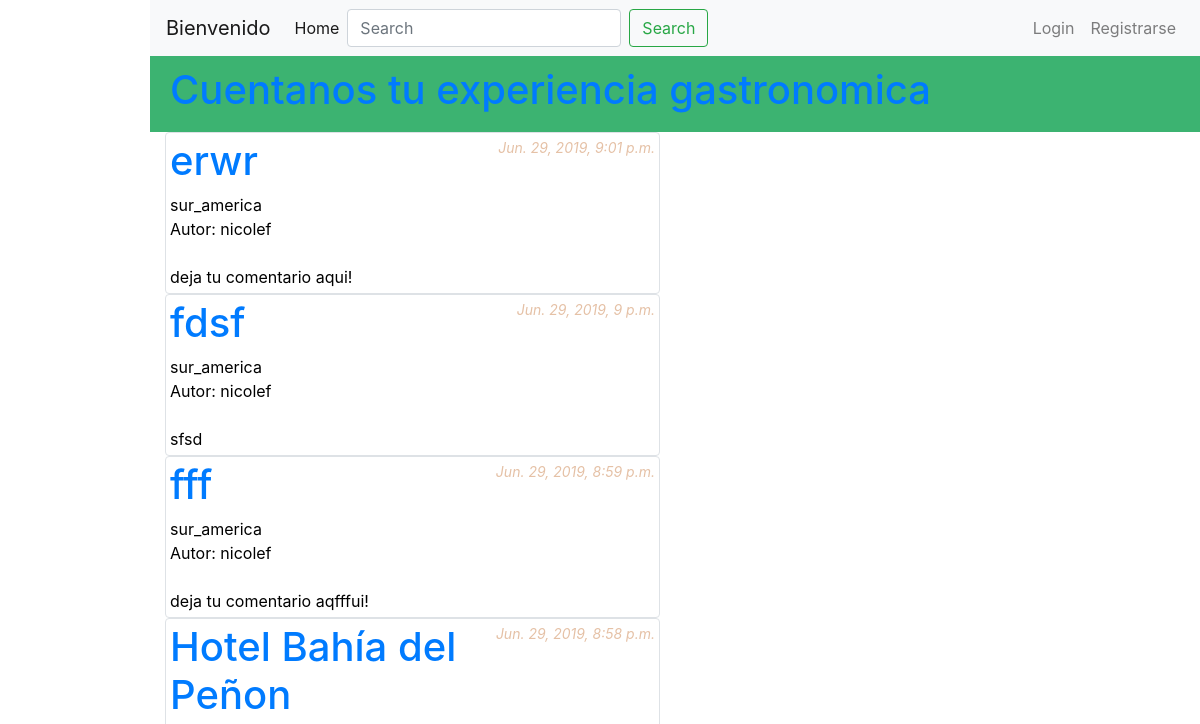
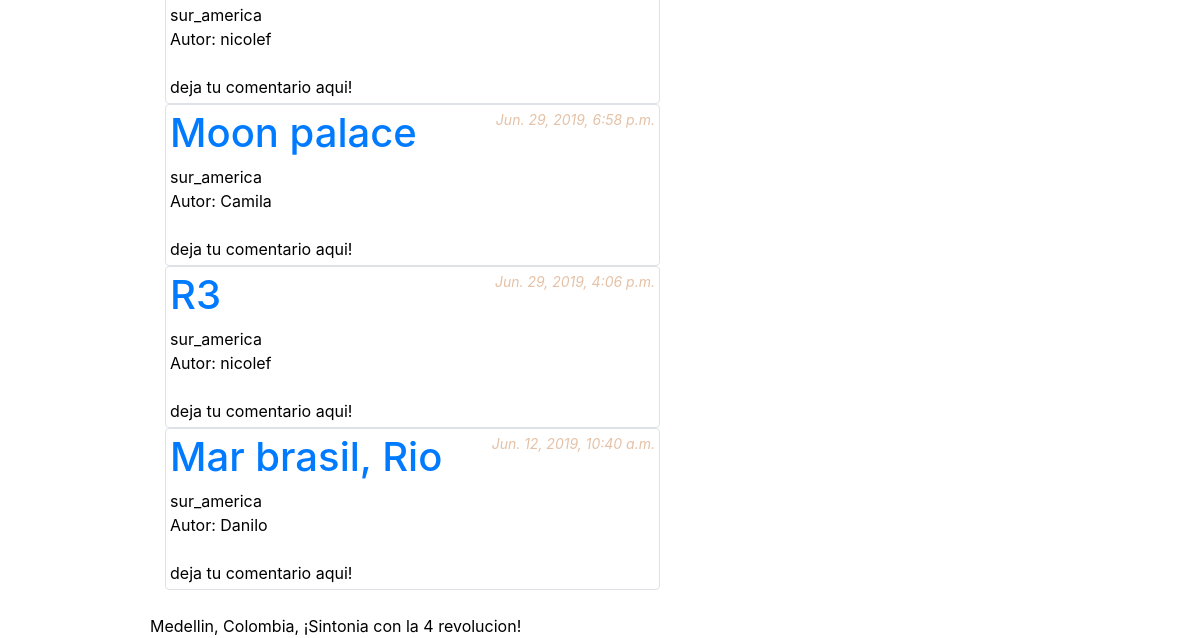
The page /blog/ on the database as committed earlier (2 pictures, top to bottom).
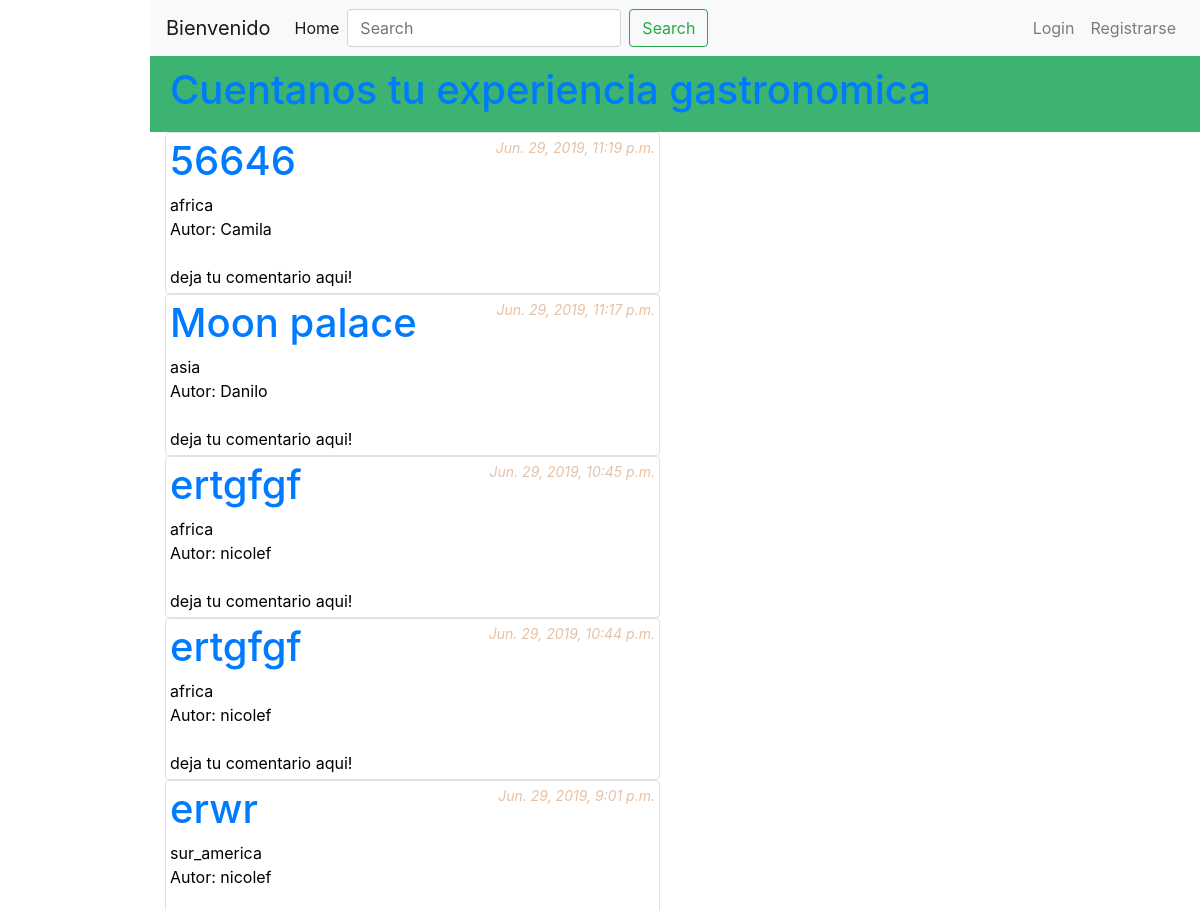
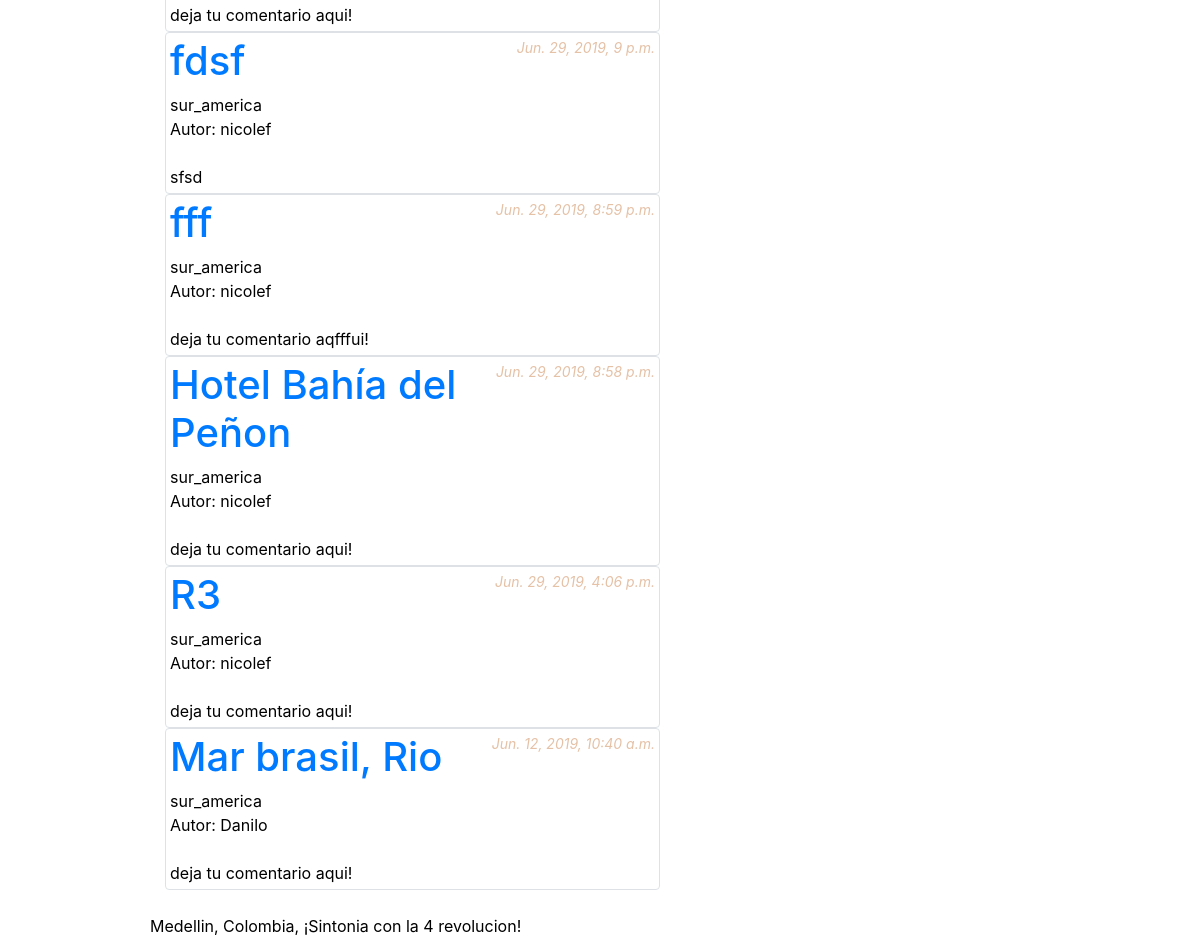
The same page on the database as committed later (2 pictures, top to bottom).
### restaurante/models.py (models this page shows, shortened)
class PostRestaurant(models.Model):
    autor = models.ForeignKey(User, related_name='blog_restaurante', on_delete=models.PROTECT)
    titulo = models.CharField(max_length=200)
    texto = models.TextField()
    fecha_creacion = models.DateTimeField(
            default=timezone.now)
    fecha_publicado = models.DateTimeField(
            blank=True, null=True)
    categoria = models.CharField(max_length=50, choices=TIPO_OPCIONES, default=SUR_AMERICA)
    tags = models.CharField(max_length=100, null=True, blank=True)
    comentarios = models.TextField(max_length=500, default='deja tu comentario aqui!')
    likes = models.ManyToManyField(User, related_name='likes', blank=True)

### restaurante/views.py (the view)
# urls.py: path('', views.post_restaurant, name='post_restaurant'),
def post_restaurant(request):
	posts = PostRestaurant.objects.filter(fecha_publicado__lte=timezone.now()).order_by('fecha_publicado').reverse()
	return render (request, 'restaurante/post_restaurant.html',{'posts': posts})

### restaurante/templates/restaurante/post_restaurant.html
{% extends 'restaurante/base.html' %}
{% block content %}
{% for post in posts %}
  <div class="img-thumbnail">
    <div class="post">
      <div class="date">
        {{ post.fecha_publicado }}
      </div>
      <h1><a href="{% url 'restaurante:post_detail' post.pk %}">{{ post.titulo }}</a></h1>
      <div class="cat">
        {{ post.categoria }}
      </div>
      <div class="autor">
       Autor: {{ post.autor }}
      </div>
      <br>
      <div class="come">
        {{ post.comentarios }}
      </div>
    </div>
  </div>
{% endfor %}
{% endblock %}

### restaurante/templates/restaurante/base.html (shortened to what this page needs)
{% load static %}
<html>
    <head>
        <link rel="stylesheet" href="https://stackpath.bootstrapcdn.com/bootstrap/4.3.1/css/bootstrap.min.css">
        <link rel="stylesheet" href="{% static 'css/style.css' %}">
    </head>
    <body>
       {% include 'restaurante/navbar.html' %}
        <div class="page-header">
            <h1><a href="#">Cuentanos tu experiencia gastronomica</a></h1>
        </div>
        <div class="content container">
            <div class="row">
                <div class="col-md-6">
                {% block content %}
                {% endblock %}
                <br>
                </div>
            </div>
        </div>
    </body>
    <footer>  Medellin, Colombia, ¡Sintonia con la 4 revolucion! </footer>
</html>

### restaurante/templates/restaurante/navbar.html (shortened to what this page needs)
 <nav class="navbar navbar-expand-lg navbar-light bg-light">
  <a class="navbar-brand" href="#">Bienvenido</a>
    <div class="collapse navbar-collapse" id="navbarSupportedContent">
      <ul class="navbar-nav mr-auto">
        <li class="nav-item active">
          <a class="nav-link" href="{% url 'restaurante:post_restaurant' %}">Home <span class="sr-only">(current)</span></a>
        </li>
        <form class="form-inline my-2 my-lg-0">
            <input class="form-control mr-sm-2" type="search" placeholder="Search" aria-label="Search">
            <button class="btn btn-outline-success my-2 my-sm-0" type="submit">Search</button>
        </form>
      </ul>
      <ul class="navbar-nav">
        {% if request.user.is_authenticated %}
        <li class="nav-item dropdown">
          <a class="nav-link dropdown-toggle" href="#" id="navbarDropdown" role="button" data-toggle="dropdown" aria-haspopup="true" aria-expanded="false">Hola!  {{ request.user }}</a>
            <div class="dropdown-menu" aria-labelledby="navbarDropdown">
              <a class="dropdown-item" href="{% url 'restaurante:login' %}">Login</a>
              <a class="dropdown-item" href="{% url 'restaurante:logout' %}">Logout</a>
        {% else %}
          <li class="nav-item">
            <a href="{% url 'restaurante:login' %}" class="nav-link">Login</a>
          <li>
          <li class="nav-item">
            <a href="{% url 'restaurante:registro' %}" class="nav-link">Registrarse</a>
        {% endif %}
      </ul>
    </div>
</nav>

### restaurante/static/css/style.css (style rules this page uses)
.page-header { background-color: #3CB371; margin-top: 0; padding: 10px 10px 10px 20px; }
body { padding-left: 150px; color: #000000; }
.date { float: right; font-style: italic; color: #E5C1A6; font-size:14px; }

Rows that differ between the two databases and show on the page:
added PostRestaurant: fecha_publicado "Jun. 29, 2019, 11:19 p.m.", titulo "56646", categoria "africa", autor "Camila", comentarios "deja tu comentario aqui!"
changed PostRestaurant "Moon palace": fecha_publicado "Jun. 29, 2019, 6:58 p.m." → "Jun. 29, 2019, 11:17 p.m."; categoria "sur_america" → "asia"; autor "Camila" → "Danilo"; moves up the list
added PostRestaurant: fecha_publicado "Jun. 29, 2019, 10:45 p.m.", titulo "ertgfgf", categoria "africa", autor "nicolef", comentarios "deja tu comentario aqui!"
added PostRestaurant: fecha_publicado "Jun. 29, 2019, 10:44 p.m.", titulo "ertgfgf", categoria "africa", autor "nicolef", comentarios "deja tu comentario aqui!"
